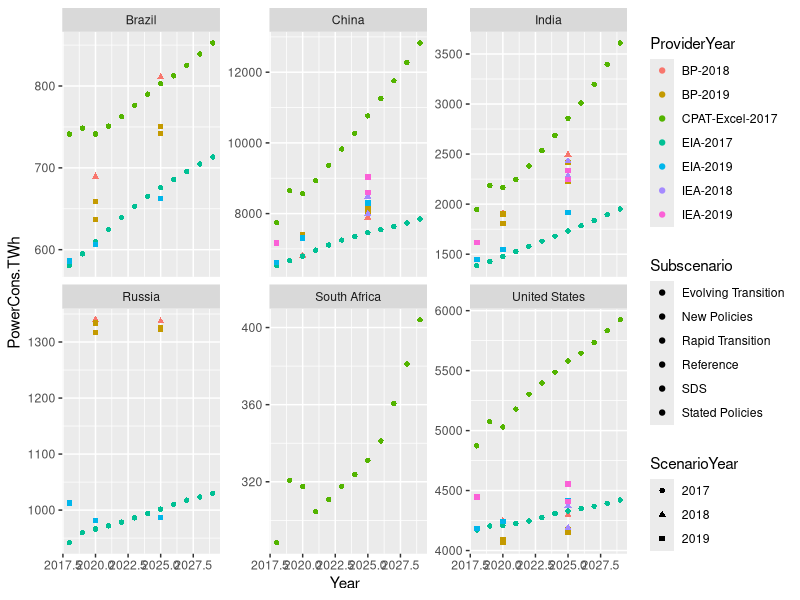
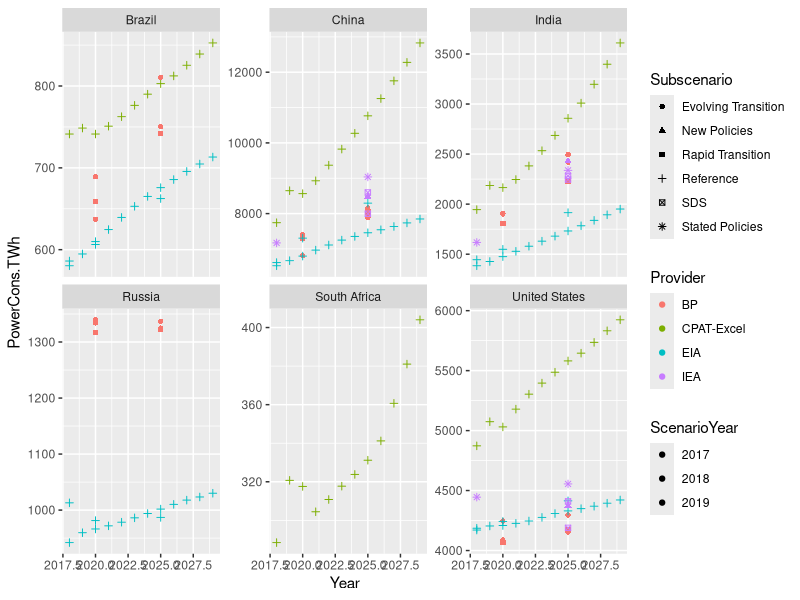

These charts were generated, in order, by the following R code:
rm(list=ls()) #Clears the working memory
library(tidyverse)
library(readxl)
library(magrittr)
library(cowplot)
library(ggrepel)

#7-Comparison Graphs
PJPerktoe <- 0.041868

library(tidyverse)
CountriesSelected=c("China","India","United States","Russia","South Africa","Brazil")

RFF <- read_csv("comparison/7RFF/RFF.csv")

#tidyverse: functions that work together e.g. with the pipe and tidy data
#Tibble, a form of data frame (which are R  tables).
#Note that R has a separate matrix/array class which are a single, but multidimensional, variable
#Difference is that data frames can have columns of different types
#tidy data: id variables and then 'quantity variables', otherwise 'long' (eg years are rows not columns)

#pipe(%>%): x %>% PipeCompatibleFunction(y,z) is the same as  PipeCompatibleFunction(x,y,z)
#filter: Subset the rows
#mutate: New variable
#rename: NewVarName= OldVarName#
#separate: Separates a combo-text-field into component parts e.g. Orig="BP 2018" becomes Final1="BP" and Final2="2018"
# & 'and' logical operation on vectors
#ggplot: graphs with a 'grammar'
#facet_wrap(~Country) -- create 'facets' on Country.
#also see facet_grid that can do two dimensions: x~y -- facet_grid(Country~Provider)

RFF.selected <- RFF %>%
  filter((region %in% CountriesSelected) & (sector=="All") & (energy=="All"))  %>%
  filter(elg>0) %>%
  mutate(CarbonTax=0) %>%
  rename(PowerCons.TWh=elg,Country=region,Year=year,Scenario=outlook) %>%
  mutate(Year=as.integer(Year)) %>%
  select(Scenario,Country,CarbonTax,Year,PowerCons.TWh)

RFF.selected <- RFF.selected %>%    # One can also use %<>% for the pattern  x <- x %>%
  separate(col=Scenario , sep=c("[()]"),into=c("Main","Subscenario")) %>%  #This [()] is a regular expression
  separate(col=Main , sep=c("[ ]"),into=c("ScenarioYear","Provider")) %>%
select(Provider,ScenarioYear,Subscenario,ScenarioYear,Country,CarbonTax,Year,PowerCons.TWh)

#View(RFF.selected)

LongFormResults <- read_csv("comparison/2ResultsFromCPAT/LongFormResults.csv") %>%
  pivot_longer(cols=7:23, names_to = "Year", values_to = "value") %>%
  filter(Quantity=="Power Supplied ktoe" & Model=="Old")

LongFormResults$value = as.numeric(LongFormResults$value)
#LongFormResults$year = as.integer(LongFormResults$year)

LongFormResults = LongFormResults %>%  mutate(PJ=value*PJPerktoe,PowerCons.TWh=PJ*1e3/(60*60)) %>%
  mutate( ScenarioYear="2017",Provider="CPAT-Excel") %>%
  mutate(Year=as.integer(Year)) %>%
  filter(Fuel=="Total",Scenario=="Baseline",CarbonTax==0,Country%in%CountriesSelected) %>%
  mutate(Scenario= paste0(Scenario, "-", Model )) %>%
  separate(col=Scenario , sep=c("[-]"),into=c("Scenario","Subscenario")) %>%
  select(Provider,ScenarioYear,Subscenario,ScenarioYear,Country,CarbonTax,Year,PowerCons.TWh)


#View(LongFormResults)

AllResults=bind_rows(LongFormResults,RFF.selected) %>%
  filter((Year > 2017) & (Year < 2030 )) %>%
  filter(PowerCons.TWh > 1) %>%
  mutate(Subscenario=if_else(Subscenario=="Old","Reference",Subscenario)) %>%
  mutate(ProviderYear=paste(Provider,ScenarioYear,sep="-"))


ggplot(data=AllResults) +
  geom_point(mapping = aes(x=Year,y=PowerCons.TWh,color=ProviderYear,fill=Subscenario,shape=ScenarioYear), show.legend = TRUE) +
  facet_wrap(~Country,scales="free_y")

ggplot(data=AllResults) +
  geom_point(mapping = aes(x=Year,y=PowerCons.TWh,color=Provider,fill=ScenarioYear,label=,shape=Subscenario), show.legend = TRUE) +
  facet_wrap(~Country,scales="free_y")